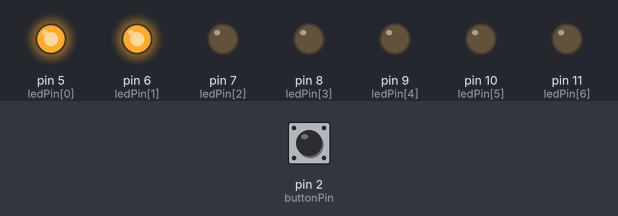
A sketch run on a simulated Arduino Uno, built with avr-gcc and run on an emulated ATmega328P. On the bench: output pins drawn as LEDs (lit = HIGH). Inputs (shaded band) come from the test bench; at power-on: pin 2 (buttonPin) LOW.

Above: at 1.2 s.
1.3 s: pin 2 (buttonPin) pulled HIGH for 0.15 s
At 2.1 s:
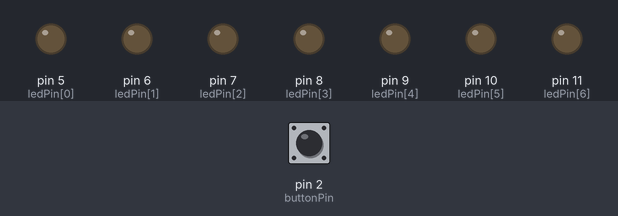
At 4.1 s:
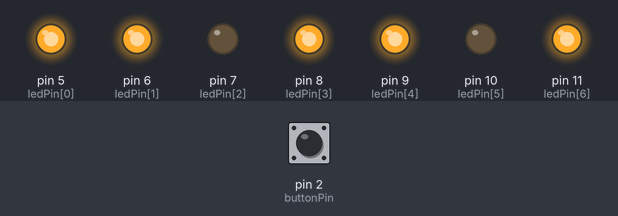
10.4 s: pin 2 (buttonPin) pulled HIGH for 1 s
At 13.1 s:
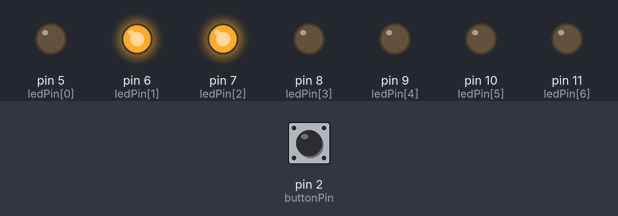
Timing chart, 0 to 22.8 s (numbered marks = the images above; inputs shaded):
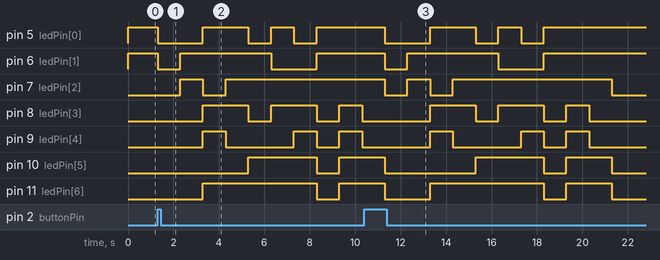

The sketch:

COMPTADOR_0_9.ino
```cpp
/**********************************************************************************
**                                                                               **
**                              Array de 8 LEDs                                  **
**                                                                               **
**                                                                               **
**********************************************************************************/

//********** Includes *************************************************************

//********** Variables ************************************************************
const int ledPin[] = {5, 6, 7, 8, 9, 10, 11};   // donar nom en un array als pins
const int buttonPin = 2;             // donar nom al pin 2 de l’Arduino
boolean buttonEstat = LOW;           // definir variable d'estat pel polsador
unsigned long temps1=1000;
int ledNum = 7;                   // definir variable de número de leds


//********** Setup ****************************************************************
void setup()
{
  for(int i = 0; i < ledNum; i++) // definir els pins com sortides
  {
    pinMode(ledPin[i], OUTPUT);
  }
  pinMode(buttonPin, INPUT);      // definir el pin 2 com una entrada

  for(int j = 0; j < ledNum ; j++)     // els leds mostren incialment 0
    {
      digitalWrite(ledPin[j], 0);
    }
}

//********** Loop *****************************************************************
void loop()
{
  buttonEstat = digitalRead(buttonPin);
  if (buttonEstat == HIGH)
  {
  digitalWrite(5,0);
  digitalWrite(6,0);
  digitalWrite(7,0);
  digitalWrite(8,0);
  digitalWrite(9,0);
  digitalWrite(10,0);
  digitalWrite(11,0);

  delay (temps1);

  digitalWrite(5,0);
  digitalWrite(6,1);
  digitalWrite(7,1);
  digitalWrite(8,0);
  digitalWrite(9,0);
  digitalWrite(10,0);
  digitalWrite(11,0);

  delay (temps1);

  digitalWrite(5,1);
  digitalWrite(6,1);
  digitalWrite(7,0);
  digitalWrite(8,1);
  digitalWrite(9,1);
  digitalWrite(10,0);
  digitalWrite(11,1);

  delay (temps1);

  digitalWrite(5,1);
  digitalWrite(6,1);
  digitalWrite(7,1);
  digitalWrite(8,1);
  digitalWrite(9,0);
  digitalWrite(10,0);
  digitalWrite(11,1);

  delay (temps1);

  digitalWrite(5,0);
  digitalWrite(6,1);
  digitalWrite(7,1);
  digitalWrite(8,0);
  digitalWrite(9,0);
  digitalWrite(10,1);
  digitalWrite(11,1);

  delay (temps1);

  digitalWrite(5,1);
  digitalWrite(6,0);
  digitalWrite(7,1);
  digitalWrite(8,1);
  digitalWrite(9,0);
  digitalWrite(10,1);
  digitalWrite(11,1);

  delay (temps1);

  digitalWrite(5,0);
  digitalWrite(6,0);
  digitalWrite(7,1);
  digitalWrite(8,1);
  digitalWrite(9,1);
  digitalWrite(10,1);
  digitalWrite(11,1);

  delay (temps1);

  digitalWrite(5,1);
  digitalWrite(6,1);
  digitalWrite(7,1);
  digitalWrite(8,0);
  digitalWrite(9,0);
  digitalWrite(10,0);
  digitalWrite(11,0);

  delay (temps1);

  digitalWrite(5,1);
  digitalWrite(6,1);
  digitalWrite(7,1);
  digitalWrite(8,1);
  digitalWrite(9,1);
  digitalWrite(10,1);
  digitalWrite(11,1);

  delay (temps1);

  digitalWrite(5,1);
  digitalWrite(6,1);
  digitalWrite(7,1);
  digitalWrite(8,0);
  digitalWrite(9,0);
  digitalWrite(10,1);
  digitalWrite(11,1);

  delay (temps1);


  }

  else (buttonEstat == LOW);
    {
  digitalWrite(5,1);
  digitalWrite(6,1);
  digitalWrite(7,0);
  digitalWrite(8,0);
  digitalWrite(9,0);
  digitalWrite(10,0);
  digitalWrite(11,0);
  }
  }
//********** Funcions *************************************************************
```

Measured:
- after the input at 1.3 s, pin 5 (ledPin[0]): goes LOW 2.0 s, HIGH 2.0 s, LOW 1.0 s, HIGH 1.0 s, LOW 1.0 s, then HIGH, starting at once; pin 6 (ledPin[1]): HIGH → LOW at once, → HIGH 1.0 s later, → LOW 4.0 s later, → HIGH 2.0 s later
- after the input at 10.4 s, pin 5 (ledPin[0]): goes LOW 2.0 s, HIGH 2.0 s, LOW 1.0 s, HIGH 1.0 s, LOW 1.0 s, then HIGH, starting after 0.90 s; pin 6 (ledPin[1]): HIGH → LOW after 0.90 s, → HIGH 1.0 s later, → LOW 4.0 s later, → HIGH 2.0 s later
